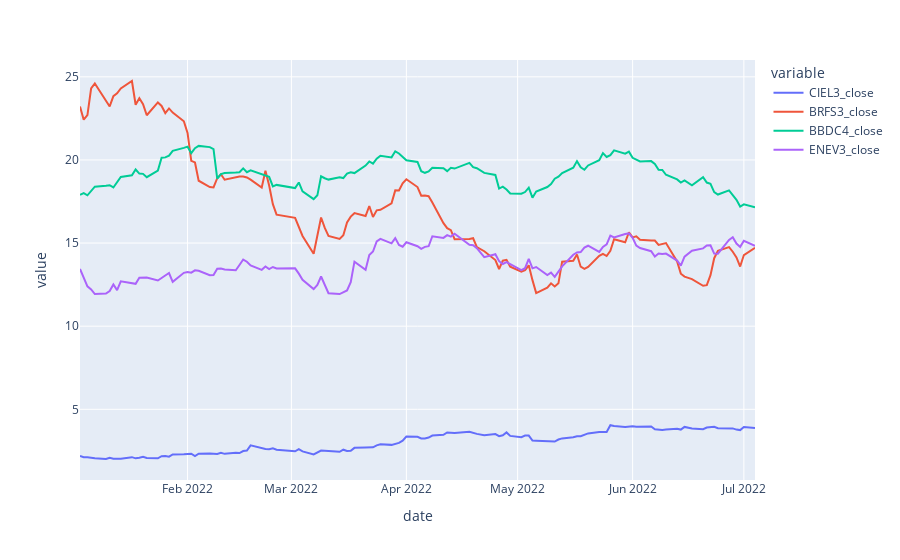

Notebook code for this chart:
### Markdown cell above
## Visualizing data

### Code cell
fig = px.line(final_df, x='date', y=[column for column in final_df.columns if "close" in column and "ibov" not in column])
fig.show()
